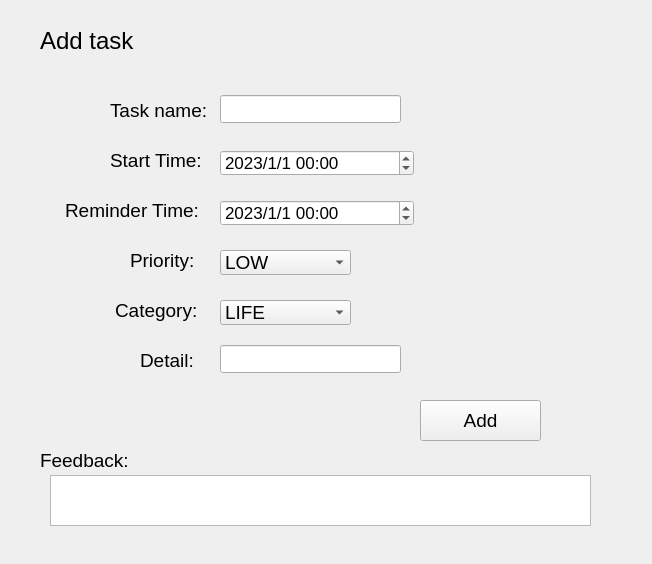
<?xml version="1.0" encoding="UTF-8"?>
<ui version="4.0">
 <class>Addtask</class>
 <widget class="QWidget" name="Addtask">
  <property name="geometry">
   <rect>
    <x>0</x>
    <y>0</y>
    <width>652</width>
    <height>564</height>
   </rect>
  </property>
  <property name="windowTitle">
   <string>Form</string>
  </property>
  <widget class="QLabel" name="label">
   <property name="geometry">
    <rect>
     <x>40</x>
     <y>20</y>
     <width>121</width>
     <height>41</height>
    </rect>
   </property>
   <property name="font">
    <font>
     <pointsize>18</pointsize>
    </font>
   </property>
   <property name="text">
    <string>Add task</string>
   </property>
  </widget>
  <widget class="QLabel" name="label_2">
   <property name="geometry">
    <rect>
     <x>110</x>
     <y>100</y>
     <width>101</width>
     <height>21</height>
    </rect>
   </property>
   <property name="font">
    <font>
     <pointsize>14</pointsize>
    </font>
   </property>
   <property name="text">
    <string>Task name:</string>
   </property>
  </widget>
  <widget class="QLineEdit" name="tname">
   <property name="geometry">
    <rect>
     <x>220</x>
     <y>95</y>
     <width>181</width>
     <height>28</height>
    </rect>
   </property>
   <property name="font">
    <font>
     <pointsize>13</pointsize>
    </font>
   </property>
  </widget>
  <widget class="QLabel" name="label_3">
   <property name="geometry">
    <rect>
     <x>130</x>
     <y>250</y>
     <width>81</width>
     <height>21</height>
    </rect>
   </property>
   <property name="font">
    <font>
     <pointsize>14</pointsize>
    </font>
   </property>
   <property name="text">
    <string>Priority:</string>
   </property>
  </widget>
  <widget class="QLabel" name="label_4">
   <property name="geometry">
    <rect>
     <x>115</x>
     <y>300</y>
     <width>101</width>
     <height>21</height>
    </rect>
   </property>
   <property name="font">
    <font>
     <pointsize>14</pointsize>
    </font>
   </property>
   <property name="text">
    <string>Category:</string>
   </property>
  </widget>
  <widget class="QLabel" name="label_5">
   <property name="geometry">
    <rect>
     <x>65</x>
     <y>200</y>
     <width>151</width>
     <height>21</height>
    </rect>
   </property>
   <property name="font">
    <font>
     <pointsize>14</pointsize>
    </font>
   </property>
   <property name="text">
    <string>Reminder Time:</string>
   </property>
  </widget>
  <widget class="QLabel" name="label_6">
   <property name="geometry">
    <rect>
     <x>140</x>
     <y>350</y>
     <width>71</width>
     <height>21</height>
    </rect>
   </property>
   <property name="font">
    <font>
     <pointsize>14</pointsize>
    </font>
   </property>
   <property name="text">
    <string>Detail:</string>
   </property>
  </widget>
  <widget class="QLabel" name="label_7">
   <property name="geometry">
    <rect>
     <x>110</x>
     <y>150</y>
     <width>111</width>
     <height>21</height>
    </rect>
   </property>
   <property name="font">
    <font>
     <pointsize>14</pointsize>
    </font>
   </property>
   <property name="text">
    <string>Start Time:</string>
   </property>
  </widget>
  <widget class="QLineEdit" name="det">
   <property name="geometry">
    <rect>
     <x>220</x>
     <y>345</y>
     <width>181</width>
     <height>28</height>
    </rect>
   </property>
   <property name="font">
    <font>
     <pointsize>13</pointsize>
    </font>
   </property>
  </widget>
  <widget class="QDateTimeEdit" name="stime">
   <property name="geometry">
    <rect>
     <x>220</x>
     <y>150</y>
     <width>194</width>
     <height>26</height>
    </rect>
   </property>
   <property name="font">
    <font>
     <pointsize>13</pointsize>
    </font>
   </property>
   <property name="dateTime">
    <datetime>
     <hour>0</hour>
     <minute>0</minute>
     <second>0</second>
     <year>2023</year>
     <month>1</month>
     <day>1</day>
    </datetime>
   </property>
   <property name="displayFormat">
    <string>yyyy/M/d hh:mm</string>
   </property>
  </widget>
  <widget class="QDateTimeEdit" name="rtime">
   <property name="geometry">
    <rect>
     <x>220</x>
     <y>200</y>
     <width>194</width>
     <height>26</height>
    </rect>
   </property>
   <property name="font">
    <font>
     <pointsize>13</pointsize>
    </font>
   </property>
   <property name="dateTime">
    <datetime>
     <hour>0</hour>
     <minute>0</minute>
     <second>0</second>
     <year>2023</year>
     <month>1</month>
     <day>1</day>
    </datetime>
   </property>
   <property name="displayFormat">
    <string>yyyy/M/d hh:mm</string>
   </property>
  </widget>
  <widget class="QComboBox" name="prio">
   <property name="geometry">
    <rect>
     <x>220</x>
     <y>250</y>
     <width>131</width>
     <height>25</height>
    </rect>
   </property>
   <property name="font">
    <font>
     <pointsize>14</pointsize>
    </font>
   </property>
   <item>
    <property name="text">
     <string>LOW</string>
    </property>
   </item>
   <item>
    <property name="text">
     <string>MODERATE</string>
    </property>
   </item>
   <item>
    <property name="text">
     <string>HIGH</string>
    </property>
   </item>
  </widget>
  <widget class="QComboBox" name="cat">
   <property name="geometry">
    <rect>
     <x>220</x>
     <y>300</y>
     <width>131</width>
     <height>25</height>
    </rect>
   </property>
   <property name="font">
    <font>
     <pointsize>14</pointsize>
    </font>
   </property>
   <item>
    <property name="text">
     <string>LIFE</string>
    </property>
   </item>
   <item>
    <property name="text">
     <string>STUDY</string>
    </property>
   </item>
   <item>
    <property name="text">
     <string>ENTERTAINMENT</string>
    </property>
   </item>
  </widget>
  <widget class="QPushButton" name="pushButton">
   <property name="geometry">
    <rect>
     <x>420</x>
     <y>400</y>
     <width>121</width>
     <height>41</height>
    </rect>
   </property>
   <property name="font">
    <font>
     <pointsize>14</pointsize>
    </font>
   </property>
   <property name="text">
    <string>Add</string>
   </property>
  </widget>
  <widget class="QTextBrowser" name="result">
   <property name="geometry">
    <rect>
     <x>50</x>
     <y>475</y>
     <width>541</width>
     <height>51</height>
    </rect>
   </property>
   <property name="font">
    <font>
     <pointsize>14</pointsize>
    </font>
   </property>
  </widget>
  <widget class="QLabel" name="label_8">
   <property name="geometry">
    <rect>
     <x>40</x>
     <y>450</y>
     <width>91</width>
     <height>21</height>
    </rect>
   </property>
   <property name="font">
    <font>
     <pointsize>14</pointsize>
    </font>
   </property>
   <property name="text">
    <string>Feedback:</string>
   </property>
  </widget>
 </widget>
 <resources/>
 <connections/>
</ui>
